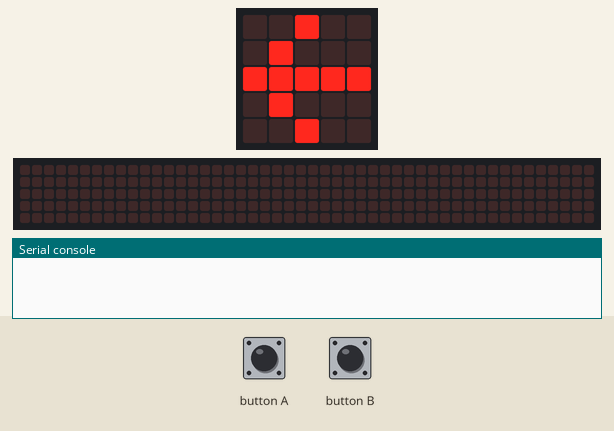
This program was run on a simulated BBC micro:bit running MicroPython. Parts: the board's 5×5 LED display, a strip that is not on the board, showing the scrolling text unrolled, the last lines printed to the serial console. Inputs (shaded band) come from the test bench. Random numbers come from a fixed seed; the 48×5 strip is a reading aid, not a part: it shows the text the display is scrolling, unrolled, one strip-width of it at a time.

Above: at 1.2 s.
1.3 s: button A pressed for 0.15 s
At 1.37 s:
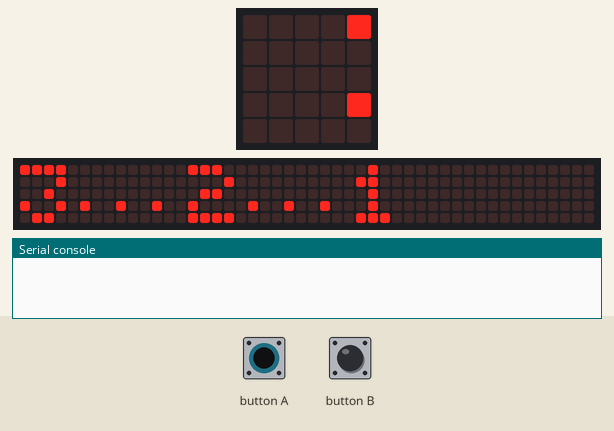
2.0 s: button B pressed for 0.15 s
5.7 s: button A pressed 5 times (0.12 s each, 0.3 s apart)
At 7.8 s:
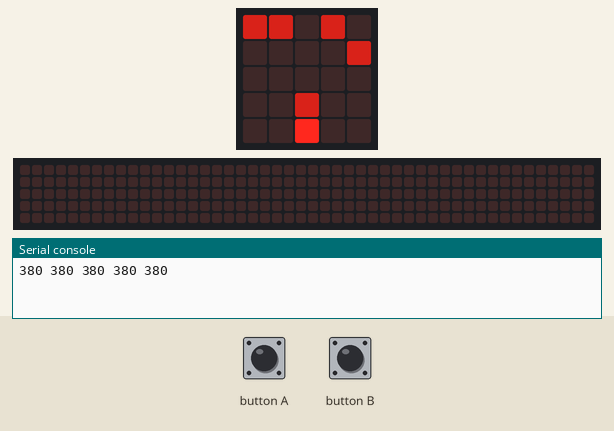
14.8 s: button A pressed for 3.2 s
At 24.5 s:
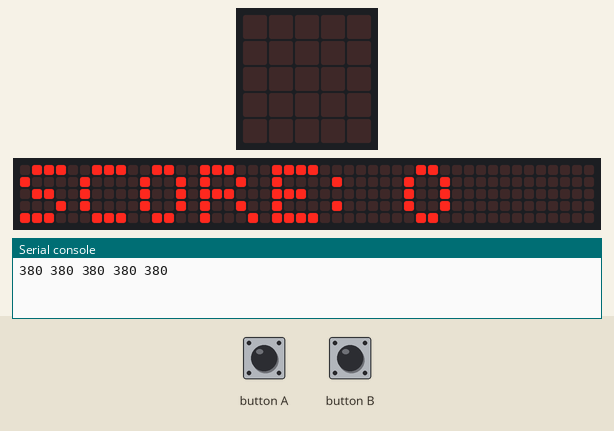

Measured:
- after the input at 1.3 s, the display: changes at once (image 1)

The program:

Dodging_Cars.py
```python
from microbit import *
from random import randrange

playing = False
player_x = 3
obstacle_brightness = 5

#CARS
car0_y = 3
car1_y = 2
car2_y = 0
car3_y = 2
car4_y = 3

#CAR DELAYS
car_delay_0 = 400
car_delay_1 = 400
car_delay_2 = 400
car_delay_3 = 400
car_delay_4 = 400

#TIMERS FOR CAR 0
off_time_0 = running_time() + car_delay_0
big_delay_0 = False
big_delay_time_0 = 0

#TIMERS FOR CAR 1
off_time_1 = running_time() + car_delay_1
big_delay_1 = False
big_delay_time_1 = 0

#TIMERS FOR CAR 2
off_time_2 = running_time() + car_delay_2
big_delay_2 = False
big_delay_time_2 = 0

#TIMERS FOR CAR 3
off_time_3 = running_time() + car_delay_3
big_delay_3 = False
big_delay_time_3 = 0

#TIMERS FOR CAR 4
off_time_4 = running_time() + car_delay_4
big_delay_4 = True
big_delay_time_4 = 0


display.show(Image.ARROW_W,wait=False)
while True:
    if button_a.is_pressed():
        playing = True
        display.scroll('3...2...1')
        display.set_pixel(player_x,4,9)
        display.set_pixel(0,car0_y,obstacle_brightness)
        display.set_pixel(1,car1_y,obstacle_brightness)
        display.set_pixel(2,car2_y,obstacle_brightness)
        display.set_pixel(3,car3_y,obstacle_brightness)
        display.set_pixel(4,car4_y,obstacle_brightness)
        player_start = running_time()
        off_time_common = running_time() + 1000 #EVENTUAL INCREASE OF SPEED OF DROPPPING OBJECTS


    while playing:
        if button_a.was_pressed() and player_x > 0 and playing: #MOVE LEFT
            player_x -= 1
            display.set_pixel(player_x,4,9)
            display.set_pixel(player_x+1,4,0)

        if button_b.was_pressed() and player_x < 4 and playing: #MOVE RIGHT
            player_x += 1
            display.set_pixel(player_x,4,9)
            display.set_pixel(player_x-1,4,0)


        if running_time() > off_time_0 and not big_delay_0: #CAR 0 MOVING DOWN (START OF CODE)
            display.set_pixel(0,(car0_y)%5,0)
            display.set_pixel(0,(car0_y+1)%5,obstacle_brightness)
            car0_y += 1
            if car0_y > 4:
                big_delay_0 = True
                big_delay_time_0 = running_time() + randrange(500,1000)
                car0_y = 0
            off_time_0 = running_time() + car_delay_0

        if running_time() > big_delay_time_0:
            big_delay_0 = False #CAR 0 MOVING DOWN (END OF CODE)


        if running_time() > off_time_1 and not big_delay_1: #CAR 1 MOVING DOWN (START OF CODE)
            display.set_pixel(1,(car1_y)%5,0)
            display.set_pixel(1,(car1_y+1)%5,obstacle_brightness)
            car1_y += 1
            if car1_y > 4:
                big_delay_1 = True
                big_delay_time_1 = running_time() + randrange(0,100)
                car1_y = 0
            off_time_1 = running_time() + car_delay_1

        if running_time() > big_delay_time_1:
            big_delay_1 = False #CAR 1 MOVING DOWN (END OF CODE)


        if running_time() > off_time_2 and not big_delay_2: #CAR 2 MOVING DOWN (START OF CODE)
            display.set_pixel(2,(car2_y)%5,0)
            display.set_pixel(2,(car2_y+1)%5,obstacle_brightness)
            car2_y += 1
            if car2_y > 4:
                big_delay_2 = True
                big_delay_time_2 = running_time() + randrange(500,1000)
                car2_y = 0
            off_time_2 = running_time() + car_delay_2

        if running_time() > big_delay_time_2:
            big_delay_2 = False #CAR 2 MOVING DOWN (END OF CODE)


        if running_time() > off_time_3 and not big_delay_3: #CAR 3 MOVING DOWN (START OF CODE)
            display.set_pixel(3,(car3_y)%5,0)
            display.set_pixel(3,(car3_y+1)%5,obstacle_brightness)
            car3_y += 1
            if car3_y > 4:
                big_delay_3 = True
                big_delay_time_3 = running_time() + randrange(500,1000)
                car3_y = 0
            off_time_3 = running_time() + car_delay_3

        if running_time() > big_delay_time_3:
            big_delay_3 = False #CAR 3 MOVING DOWN (END OF CODE)


        if running_time() > off_time_4 and not big_delay_4: #CAR 4 MOVING DOWN (START OF CODE)
            display.set_pixel(4,(car4_y)%5,0)
            display.set_pixel(4,(car4_y+1)%5,obstacle_brightness)
            car4_y += 1
            if car4_y > 4:
                big_delay_4 = True
                big_delay_time_4 = running_time() + randrange(500,1000)
                car4_y = 0
            off_time_4 = running_time() + car_delay_4

        if running_time() > big_delay_time_4:
            big_delay_4 = False #CAR 4 MOVING DOWN (END OF CODE)

        if running_time() > off_time_common:
            car_delay_0 -= 20
            car_delay_1 -= 20
            car_delay_2 -= 20
            car_delay_3 -= 20
            car_delay_4 -= 20
            print(car_delay_0,car_delay_1,car_delay_2,car_delay_3,car_delay_4)
            off_time_common = running_time() + 5000

        if (player_x == 0 and car0_y == 4) or (player_x == 1 and car1_y == 4) or (player_x == 2 and car2_y == 4) or (player_x == 3 and car3_y == 4) or (player_x == 4 and car4_y == 4):
            playing = False
            display.clear()
            player_score = (running_time() - player_start)//1000
            display.show(Image.NO)
            sleep(2000)
            display.scroll('SCORE: '+str(player_score))
            display.off()
```
